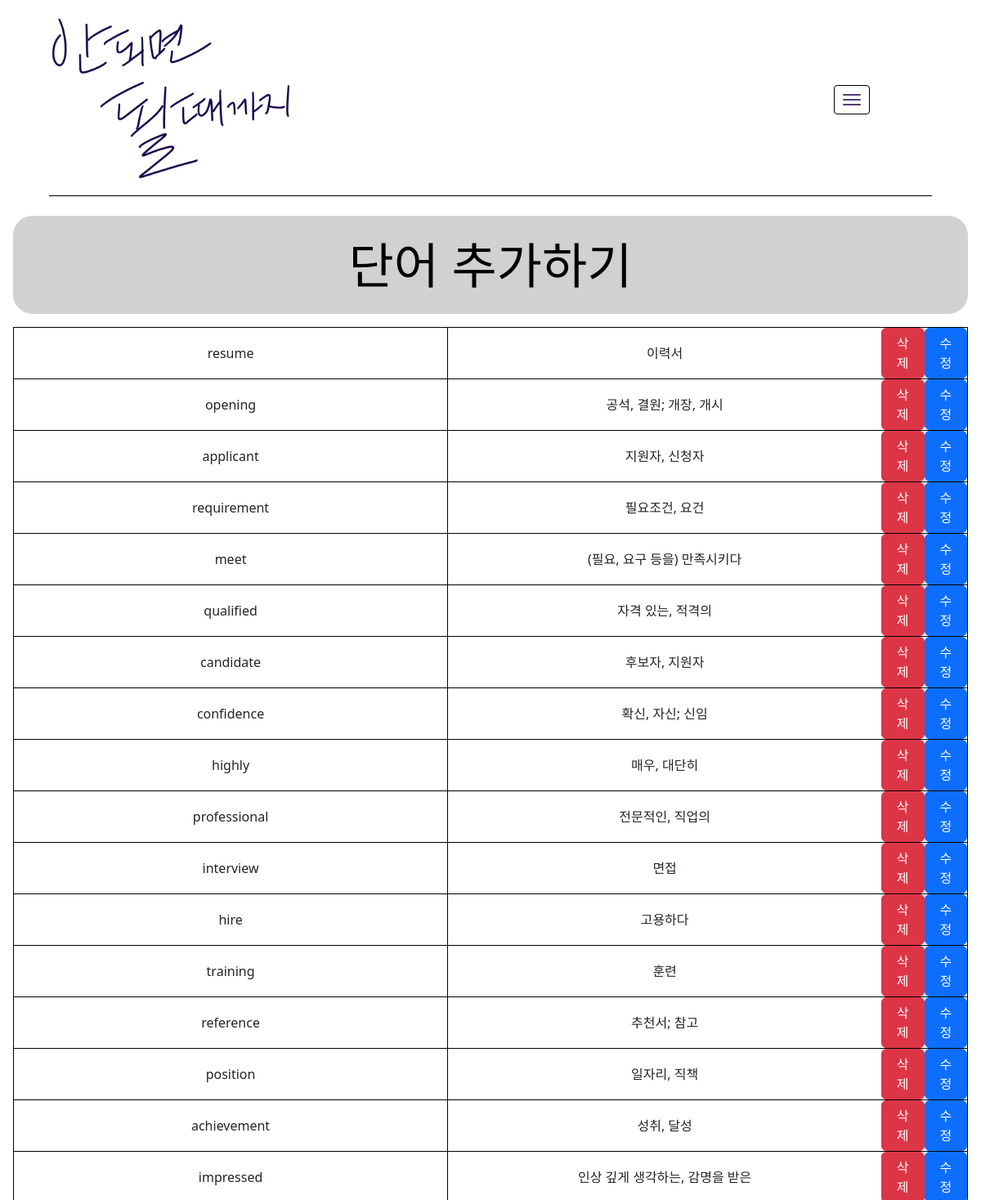
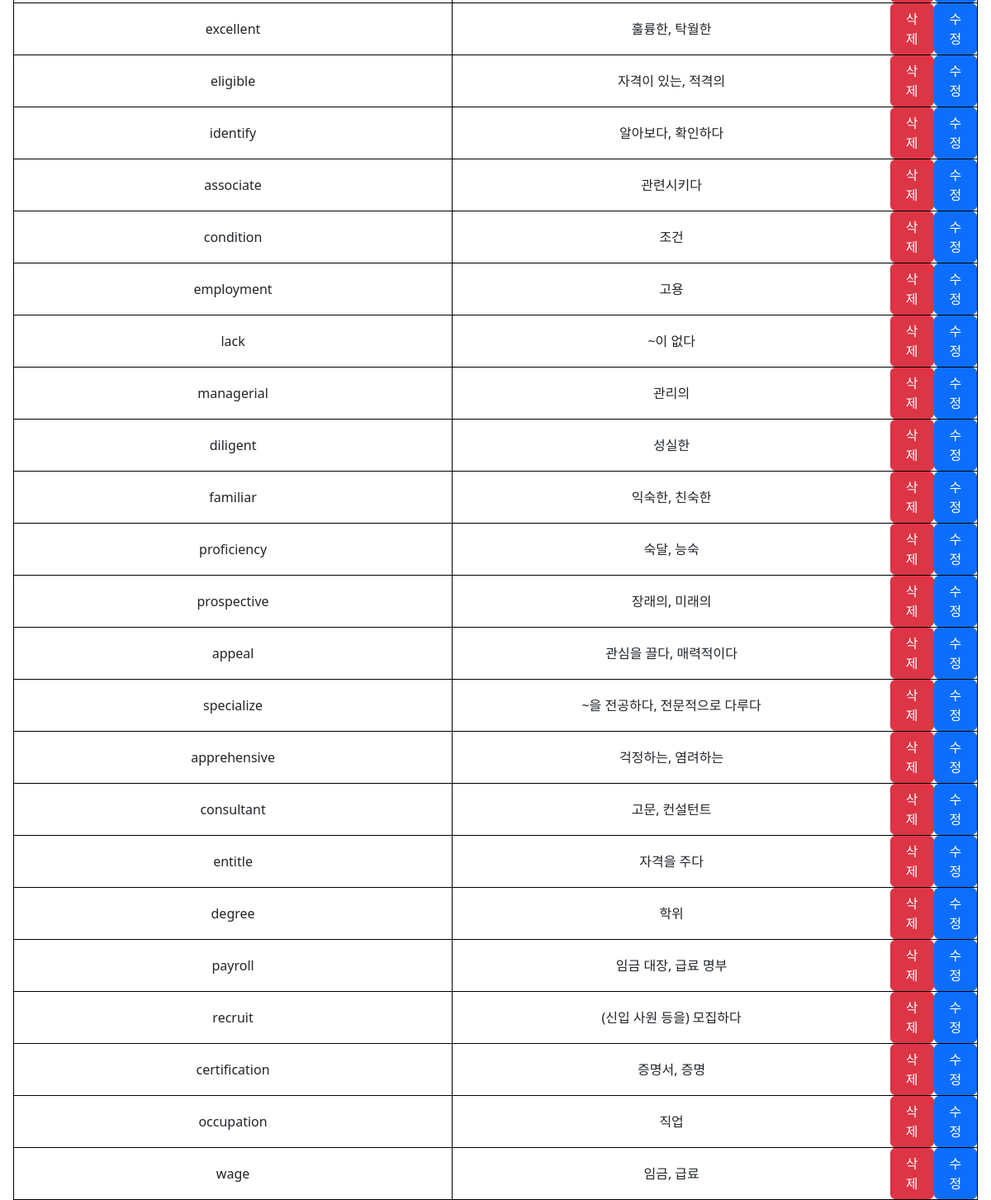
The page /study/vocabulary/words/1/ (signed in) on the database as committed earlier (2 pictures, top to bottom).
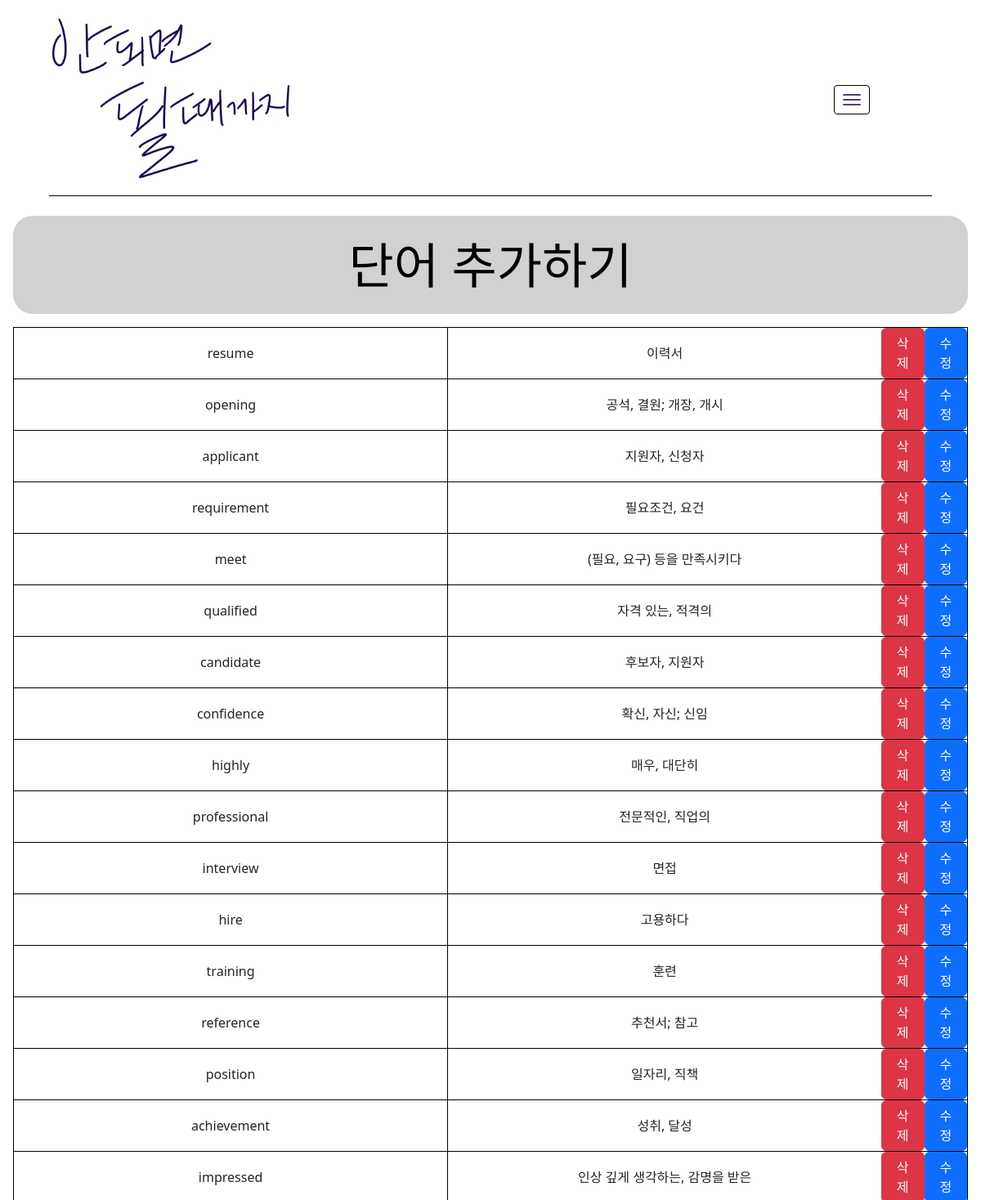
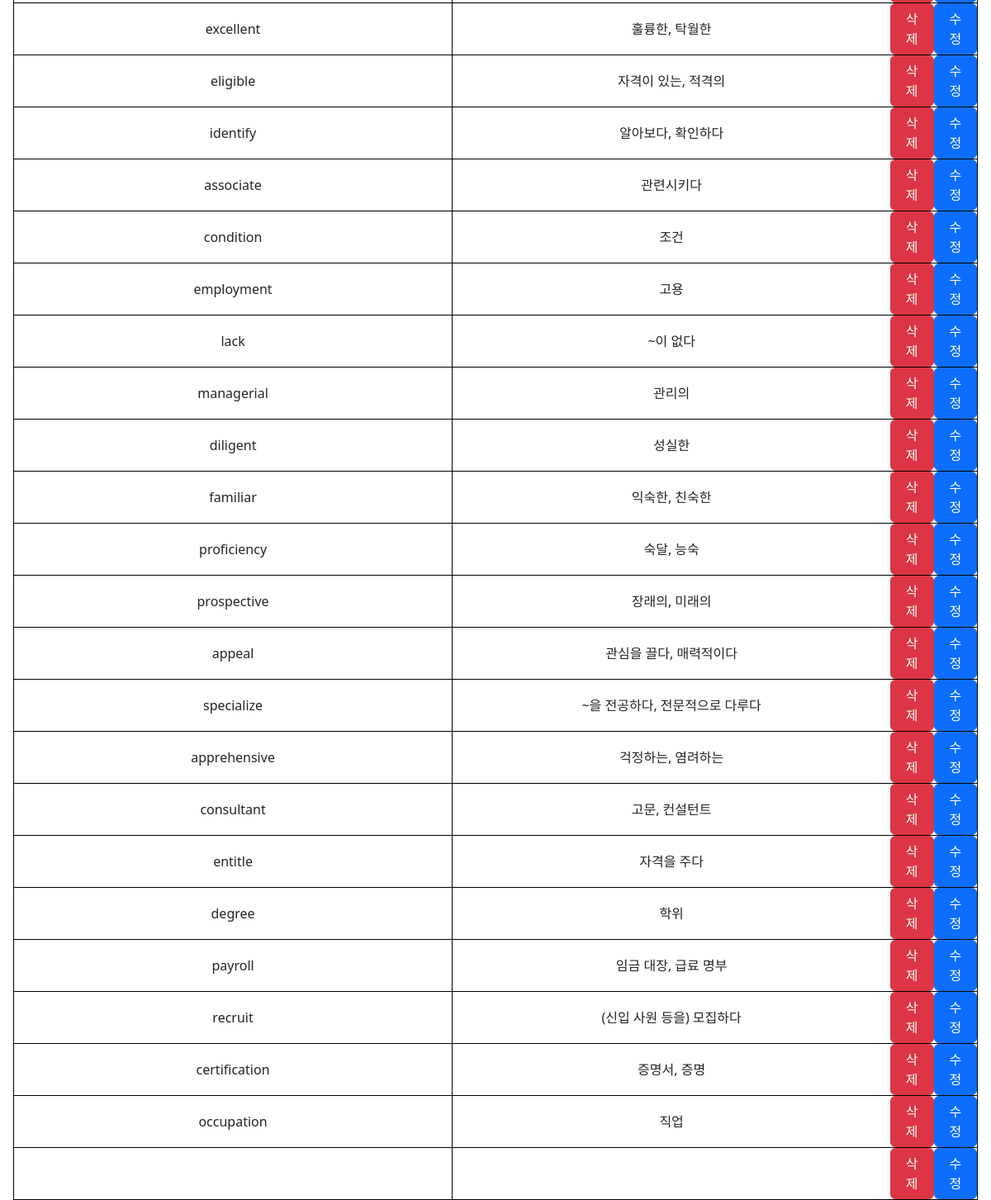
The same page on the database as committed later (2 pictures, top to bottom).
### study/models.py (models this page shows)
class Vocas(models.Model):
    vocabulary = models.ForeignKey(Vocabulary, on_delete=models.CASCADE)
    author = models.ForeignKey(User, on_delete=models.CASCADE)
    eng = models.CharField(max_length=50)
    kor = models.CharField(max_length=50)
    today = models.DateField(default=datetime.today)

### study/views.py (the view)
# urls.py: path("vocabulary/words/<int:id>/", views.vocabulary_words),
@login_required
def vocabulary_words(request, id):
    vocabulary = Vocabulary.objects.get(id=id)
    vocas = Vocas.objects.filter(vocabulary=vocabulary)
    template = loader.get_template('study/vocabulary_words.html')
    context = {
        "vocas":vocas,
        "id": id,
    }
    return HttpResponse(template.render(context, request))

### templates/study/vocabulary_words.html (shortened to what this page needs)
<!DOCTYPE html>
<html lang="ko">
<head>
    {% load static %}
    <link rel="stylesheet" href="{% static 'study/css/vocabulary_daily.css' %}">
    <link href="https://cdn.jsdelivr.net/npm/bootstrap@5.2.1/dist/css/bootstrap.min.css" rel="stylesheet">
</head>
<body>
    <div class="hamberger_menu">
        <a class="navbar-toggle" href="#" role="button" id="dropdownMenuLink" data-bs-toggle="dropdown" aria-expanded="false">
            <span class="icon-bar"></span>
            <span class="icon-bar"></span>
            <span class="icon-bar"></span>
        </a>
    </div>
    <div class="title">
        <img src="{% static 'study/img/vocafight_logo.png' %}" class="logo">
    </div>
    <button type="button" class="entrance" onclick="location.href='/study/vocabulary/{{id}}/'">단어 추가하기</button>
    <div class="vocabulary">
    {% for voca in vocas %}
        <div class="voca voca_{{voca.id}}">
            <div class="eng">
                {{voca.eng}}
            </div>
            <div class="kor">
                {{voca.kor}}
            </div>
            <button class="delete btn btn-danger" data-bs-toggle="modal" data-bs-target="#exampleModal{{voca.id}}">
                삭제
            </button>
            <button class="edit btn btn-primary" onclick="vocaEdit({{voca.id}})">
                수정
            </button>
        </div>
    {% endfor %}
    </div>
</body>
</html>

Rows that differ between the two databases and show on the page:
changed Vocas "meet": kor "(필요, 요구 등을) 만족시키다" → "(필요, 요구) 등을 만족시키다"
changed Vocas (number 40 of 40 on the later page): eng "wage" → (not shown); kor "임금, 급료" → (not shown)
